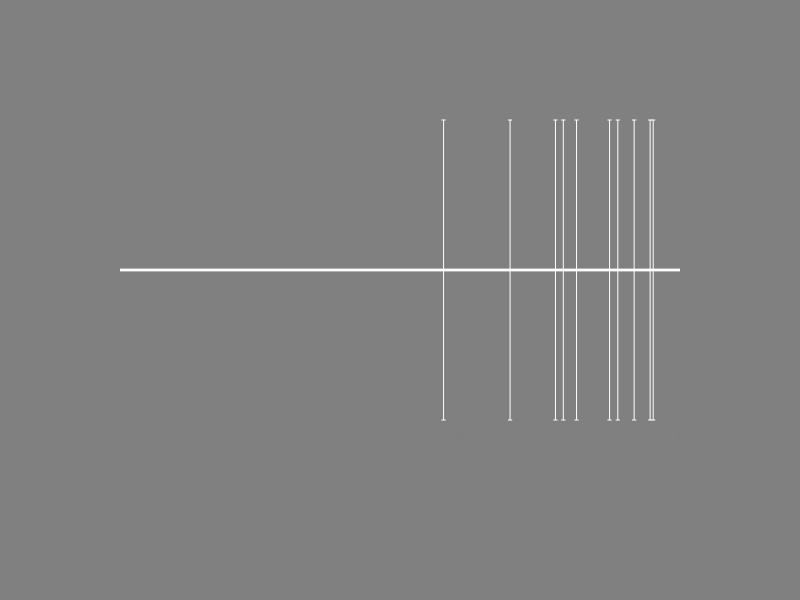

Here is the MATLAB script that generated this plot: (Note: this script raises an error after producing the figure.)
m = 0.9;     % provide mean [0.175, 0.25, 0.5, 0.6]
v = 0.15^2;  % provide stdev^2
n = 10;     % number of ratings to display
a = 11;
z = zeros(n,2);


set(0, 'defaultFigurePosition', [300 400 400 120], 'defaultFigureColor' , [.5 .5 .5], ...
    'defaultLineColor', [1 1 1])
set(0, 'DefaultFigureInvertHardcopy', 'off')

mu = log(m/(sqrt(1 + v/m^2)));
s = sqrt(log(1 + v/m^2));
lognormdist = makedist('lognormal','mu',mu, 'sigma',s);  % creates lognormal distribution with mean m and stdev sqrt(v)

%fid = fopen('stimulilv1.txt','w');   % opens textfile to write stimulus parameters
%fprintf(fid, '%s %d %s %d \n', 'mean = ', m, 'stdev = ', sqrt(v))
%fprintf(fid, '%s \t %s \t %s \t %s \t %s \t %s \t \n', 'Stimulusfile', 'Mean', 'StDev','Min', 'Max',  'IndivRatings') 

f = 1;
%for f = 1:1   % creates and saves figures as bmp

    close all
    
    stim(f).ratings = random(lognormdist, n,1);  % draws 10 values from normal distribution as defined above
    
    for i = 1:length(stim(f).ratings)
        while stim(f).ratings(i) < 0 | stim(f).ratings(i) > 1 | ~isreal(stim(f).ratings(i))   % if outside of bounds [0 1] repeat until sample found
            stim(f).ratings(i) = random(lognormdist, 1,1);
        end
    end
    
    stim(f).ratingsmean = mean(stim(f).ratings);
    stim(f).ratingsstdev = std(stim(f).ratings);
    stim(f).min = min(stim(f).ratings);
    stim(f).max = max(stim(f).ratings);

    % draws figure
   figure1 = figure('Color',[.5 .5 .5], 'Position', [800 400 800 250]);
    axes1 = axes('Parent', figure1, 'Position', [0.15 0.30 0.7 0.5], ...
                 'Color', [.5 .5 .5], 'YColor', [.5 .5 .5],...
                 'XColor', [.5 .5 .5]);
    hold(axes1, 'all');

    anchors = [];
    anchors.points = [0 .1 .2 .3 .4 .5 .6 .7 .8 .9 1]';
    line([0,1], [0 0], 'Color', 'w', 'LineWidth', 2); hold on;
    plot(stim(f).ratings, 1, '.', 'MarkerSize', 1, 'Color',[.5 .5 .5]); hold on;
    errorbar(stim(f).ratings, zeros(n,1), (ones(n,1)), 'w', 'LineWidth', 1); hold on;

   

    strpos = {'Extremely', 'Positive'};
    strneg = {'Extremely', 'Negative'};
    strneut = {'Neutral'}
    strl = 'l'
    l1 = text(1.04, 0 ,strpos,'FontSize',16, 'Color',[1 1 1]); hold on;
    l2 = text(-.2, 0 ,strneg,'FontSize',16, 'Color',[1 1 1]); hold on;
    l3 = text (0.45, -.65, strneut, 'FontSize',16, 'Color',[1 1 1]); hold on;
     
    %Gotta be a better way to iterate over the list [0:.1:1], but
    %can't figure it out now
    a0 =  text(0, 0, 'l','FontSize',16, 'Color',[1 1 1]); hold on;
    a1 =  text(0.1, 0, 'l','FontSize',16, 'Color',[1 1 1]); hold on;
    a2 =  text(0.1, 0, 'l','FontSize',16, 'Color',[1 1 1]); hold on;
    a3 =  text(0.2, 0, 'l','FontSize',16, 'Color',[1 1 1]); hold on;
    a4 =  text(0.3, 0, 'l','FontSize',16, 'Color',[1 1 1]); hold on;
    a5 =  text(0.4, 0, 'l','FontSize',16, 'Color',[1 1 1]); hold on;
    a6 =  text(0.5, 0, 'l','FontSize',16, 'Color',[1 1 1]); hold on;
    a7 =  text(0.6, 0, 'l','FontSize',16, 'Color',[1 1 1]); hold on;
    a8 =  text(0.7, 0, 'l','FontSize',16, 'Color',[1 1 1]); hold on;
    a9 =  text(0.8, 0, 'l','FontSize',16, 'Color',[1 1 1]); hold on;
    a10 =  text(0.9, 0, 'l','FontSize',16, 'Color',[1 1 1]); hold on;
    a11 =  text(1, 0, 'l','FontSize',16, 'Color',[1 1 1]); hold on;

    %xlim([0 1])
    ylim([-0.5 0.5])
    box off